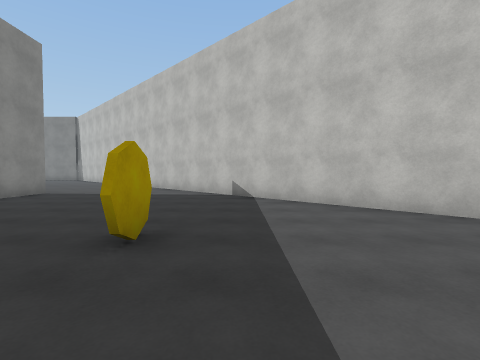
View 1 (above)

16 first-person views from a walk through a 3-D level made in the Unity game engine. The camera is 1.4 m above the floor, tilts 2° down and sees 85° across. The floor is counted in squares, 2 m on a side. Each view is taken from the middle of a square. On the plan, view 1 faces up. The plan holds only what a view shows up to about 9 squares ahead; the rest is blank. The place goes on beyond the plan. Surface patterns are stand-ins for the level's own textures.

View 2
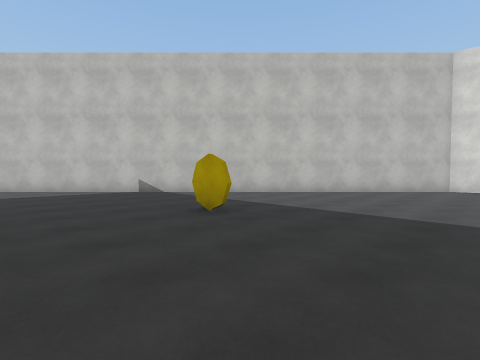

View 3
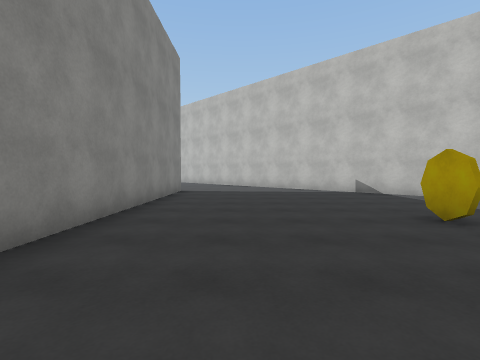

View 4
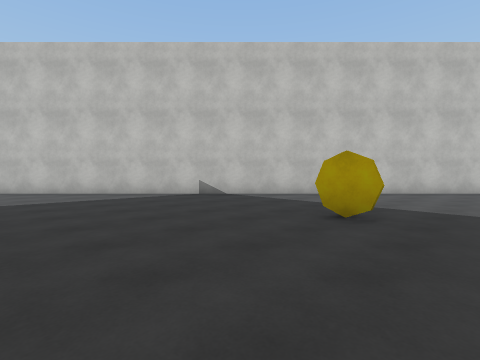

View 5
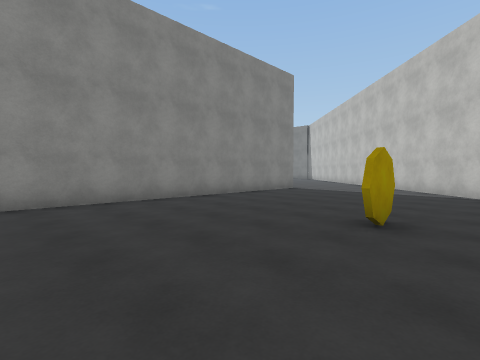

View 6
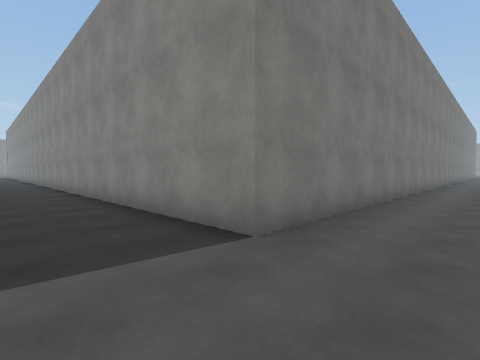

View 7
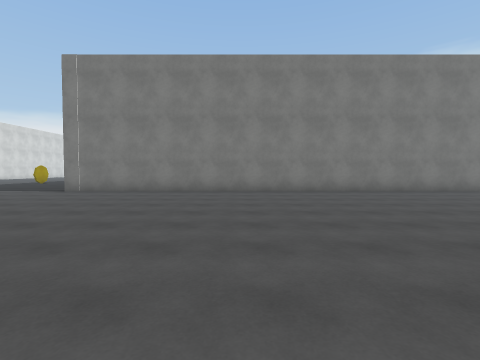

View 8
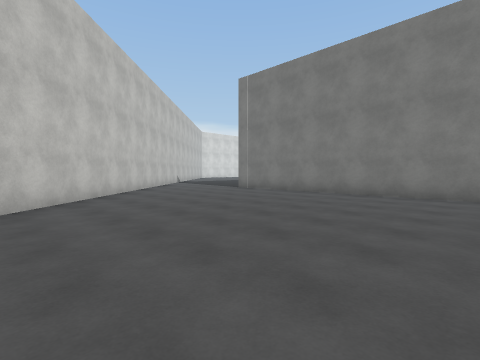

View 9
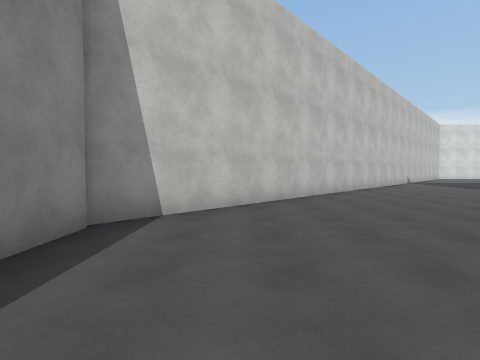

View 10
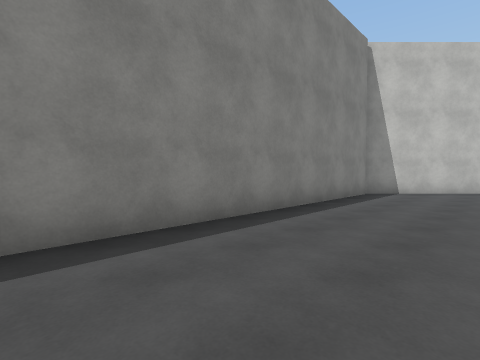

View 11
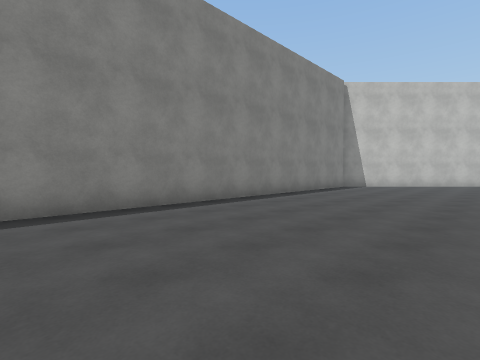

View 12
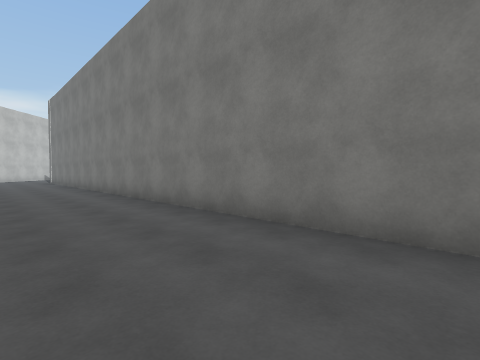

View 13
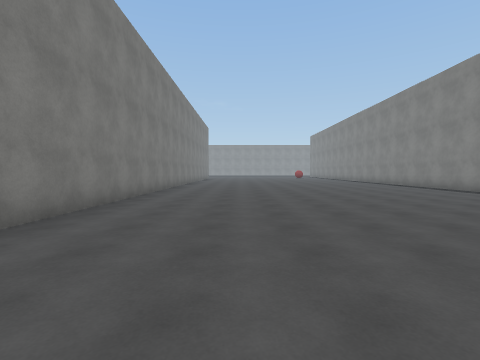

View 14
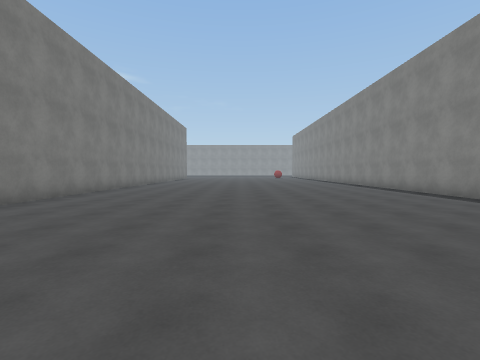

View 15
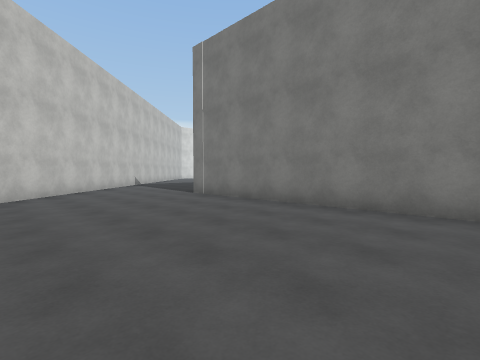

View 16
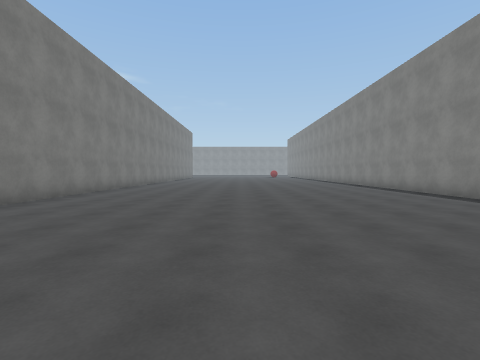

### Floor plan
Points are (right, up) in squares from view 1. A wall is a line through its corners. A room is listed if a view was taken in it or the views show most of it. See-through windows are left out.
Room 1 (views 1, 2, 3, 4, 5, 6)
walls: (-1.1, 3.1) (-1.1, 2.1) (-1.1, 3.1); (-6.1, 8.1) (-6.1, -0.8); (7.1, -0.6) (7.1, 0.2) (-3.5, 10.8)
ways out: opening at (-4.5, 9.5) to room 2
Room 2 (views 7, 8, 9, 10, 11, 12, 13, 14, 15, 16)
walls: (-24, 8.1) (-6.1, 8.1); (-3.5, 10.8) (-11.6, 18.9) (-24, 18.9)
ways out: opening at (-4.5, 9.5) to room 1

Positions as (right, up) in squares from view 1, and headings:
1: (0, 0), facing up
2: (-4, -1), facing up-right
3: (-4, -1), facing up
4: (-5, 1), facing up-right
5: (0, -1), facing up-left
6: (-4, 10), facing down-left
7: (-12, 17), facing down
8: (-14, 16), facing down-right
9: (-15, 17), facing right
10: (-20, 16), facing up-right
11: (-23, 14), facing up-right
12: (-24, 11), facing down-right
13: (-15, 11), facing left
14: (-15, 13), facing left
15: (-13, 13), facing down-right
16: (-12, 13), facing left
